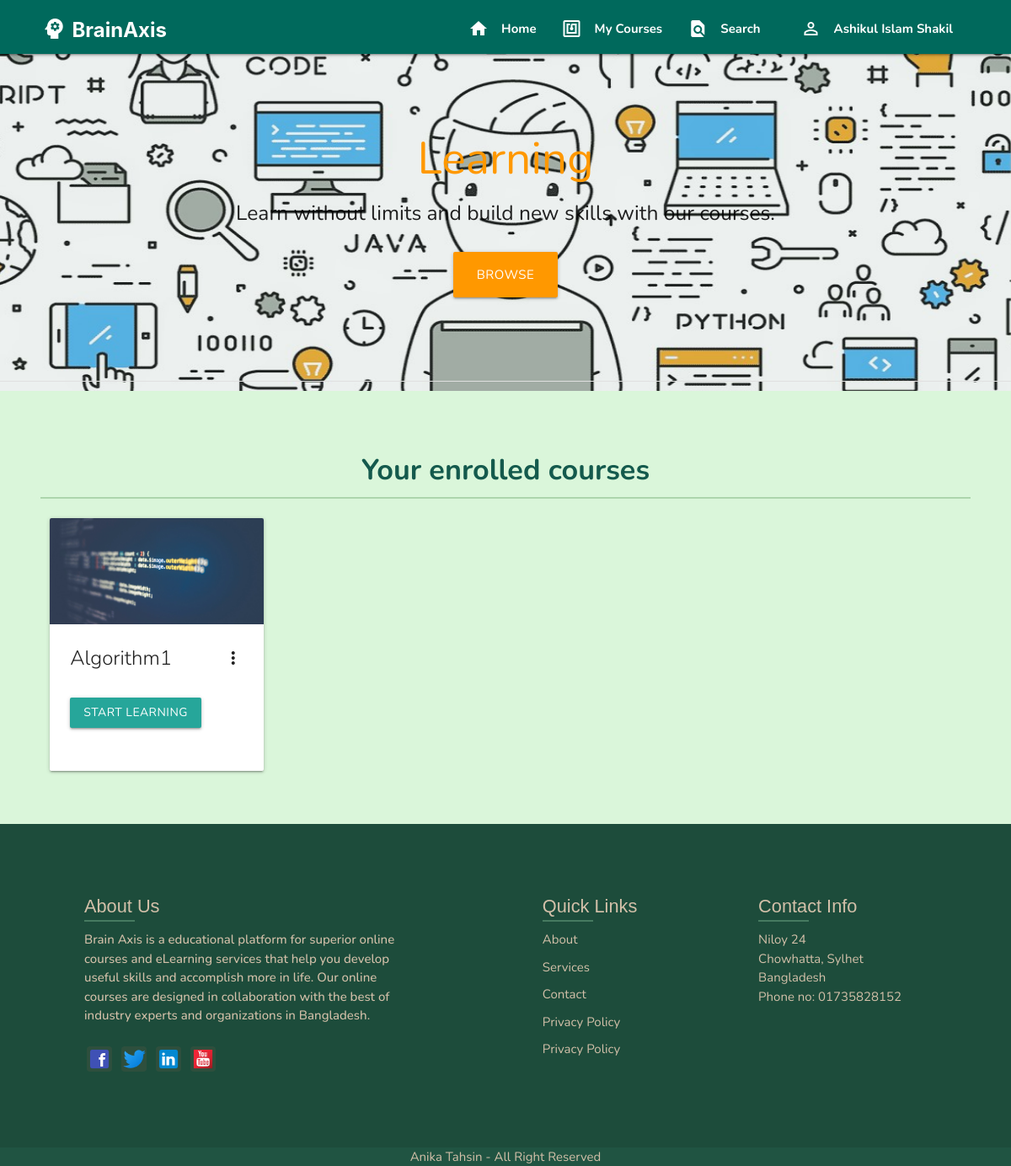
The app's page /dashboard/ (signed in), older data.
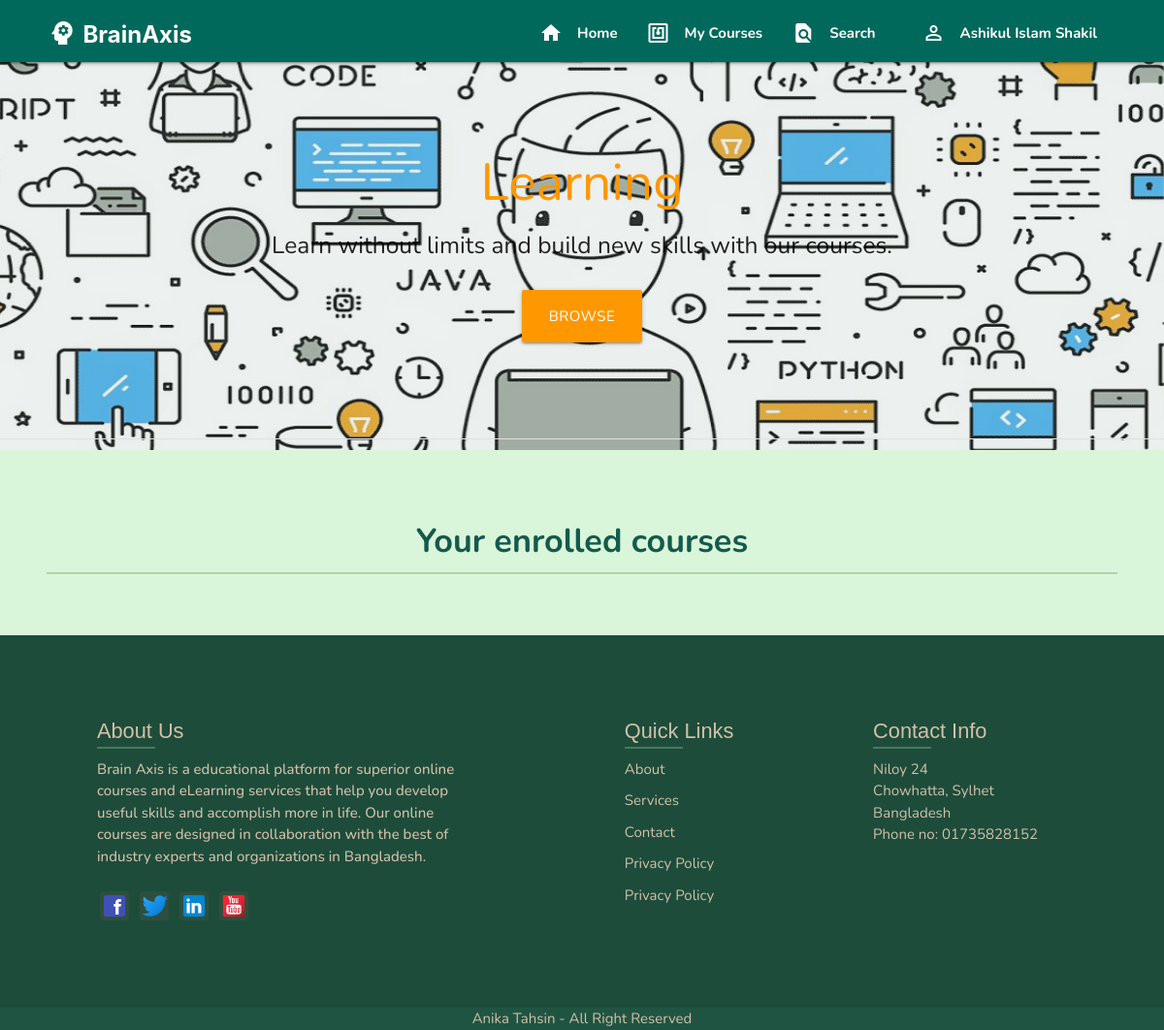
The same page, newer data.
### classroom/models.py (models this page shows, shortened)
class Course(models.Model):
	id = models.UUIDField(primary_key=True, default=uuid.uuid4, editable=False)
	picture = models.ImageField(upload_to=user_directory_path)
	title = models.CharField(max_length=200)
	description = models.CharField(max_length=800)
	category = models.ForeignKey(Category, on_delete=models.CASCADE)
	syllabus = RichTextField()
	user = models.ForeignKey(User, on_delete=models.CASCADE, related_name='course_owner')
	enrolled = models.ManyToManyField(User)
	modules = models.ManyToManyField(Module)
	questions = models.ManyToManyField(Question)

### classroom/views.py (the view)
# urls.py: path('dashboard/', index, name='index'),
@login_required
def index(request):
	user = request.user
	courses = Course.objects.filter(enrolled=user)
	context = {
		'courses': courses
	}
	return render(request, 'index.html', context)

### authy/views.py (called while the page is built)
def SideNavInfo(request):
	user = request.user
	nav_profile = None
	if user.is_authenticated:
		nav_profile = Profile.objects.get(user=user)
	return {'nav_profile': nav_profile}

### student_portall/templates/index.html (shortened to what this page needs)
{% extends 'base.html' %}
{% load static %}
{% block banner %}
<header id="cate-bg">
  <div class="section no-pad-bot" id="index-banner">
    <div class="container">
      <br><br>
      <h2 class="header orange-text center">Learning</h2>
      <h5 class="header col s12 light center"><b>Learn without limits and build new skills with our courses.</b></h5>
    </div>
    <div class="row center">
      <br>
      <a class="btn-large orange" href="{% url 'categories' %}">Browse</a>
    </div>
  </div>
</header>
{% endblock %}
{% block content %}
<div class="divider" style="margin-top: -1%;"></div>
<div style="margin: 4%;">
  <div class="section">
    <h4 class="center" style="color: rgb(20, 90, 77);"><b>Your enrolled courses</b></h4>
    <div class="divider" style="background-color: rgb(178, 216, 178);"></div>
  </div>
  <div class="row">
  {% for course in courses %}
  <div class="col s12 m3">
    <div class="card" style="height: 300px;">
      <div class="card-image waves-effect waves-block waves-light">
        <img class="activator" src="{{ course.picture.url }}">
      </div>
      <div class="card-content">
        <span class="card-title activator grey-text text-darken-4">{{ course.title }}<i class="material-icons right">more_vert</i></span>
        <br>
        <p><a href="{% url 'course' course.id %}" class="btn">Start learning</a></p>
      </div>
    </div>
  </div>
  {% endfor %}
  </div>
</div>
{% endblock %}

Row changes from the older to the newer data that the page shows:
removed Course: picture (picture), title "Algorithm1"
